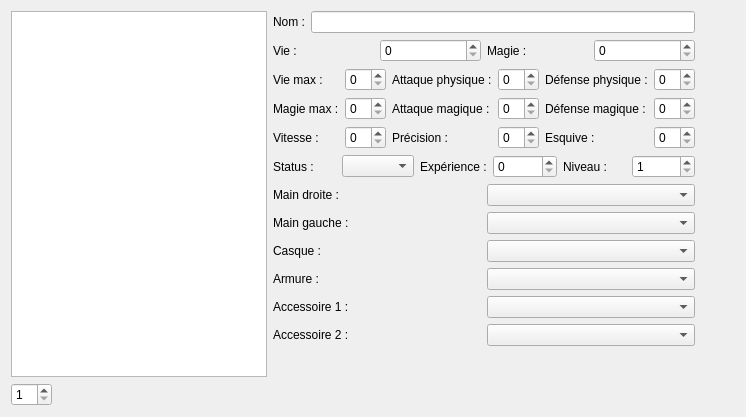
      <widget class="QWidget" name="tab_heros">
       <attribute name="title">
        <string>Héros</string>
       </attribute>
       <layout class="QHBoxLayout" name="horizontalLayout">
        <item>
         <layout class="QVBoxLayout" name="heros_list_verticalLayout">
          <item>
           <widget class="QListWidget" name="heros_listWidget"/>
          </item>
          <item>
           <layout class="QHBoxLayout" name="heros_spinBox_horizontalLayout">
            <item>
             <widget class="QSpinBox" name="heros_spinBox">
              <property name="minimum">
               <number>1</number>
              </property>
             </widget>
            </item>
            <item>
             <spacer name="heros_spinBox_horizontalSpacer">
              <property name="orientation">
               <enum>Qt::Horizontal</enum>
              </property>
              <property name="sizeHint" stdset="0">
               <size>
                <width>40</width>
                <height>20</height>
               </size>
              </property>
             </spacer>
            </item>
           </layout>
          </item>
         </layout>
        </item>
        <item>
         <layout class="QVBoxLayout" name="heros_verticalLayout">
          <item>
           <layout class="QHBoxLayout" name="heros_nom_horizontalLayout">
            <item>
             <widget class="QLabel" name="heros_nom_label">
              <property name="text">
               <string>Nom :</string>
              </property>
             </widget>
            </item>
            <item>
             <widget class="QLineEdit" name="heros_nom_lineEdit"/>
            </item>
           </layout>
          </item>
          <item>
           <layout class="QHBoxLayout" name="heros_vie_horizontalLayout">
            <item>
             <widget class="QLabel" name="heros_vie_label">
              <property name="text">
               <string>Vie :</string>
              </property>
             </widget>
            </item>
            <item>
             <widget class="QSpinBox" name="heros_vie_spinBox"/>
            </item>
            <item>
             <widget class="QLabel" name="heros_magie_label">
              <property name="text">
               <string>Magie :</string>
              </property>
             </widget>
            </item>
            <item>
             <widget class="QSpinBox" name="heros_magie_spinBox"/>
            </item>
           </layout>
          </item>
          <item>
           <layout class="QGridLayout" name="heros_gridLayout">
            <item row="1" column="2">
             <widget class="QLabel" name="heros_atm_label">
              <property name="text">
               <string>Attaque magique :</string>
              </property>
             </widget>
            </item>
            <item row="0" column="1">
             <widget class="QSpinBox" name="heros_viem_spinBox"/>
            </item>
            <item row="2" column="3">
             <widget class="QSpinBox" name="heros_pre_spinBox"/>
            </item>
            <item row="2" column="4">
             <widget class="QLabel" name="heros_esq_label">
              <property name="text">
               <string>Esquive :</string>
              </property>
             </widget>
            </item>
            <item row="1" column="3">
             <widget class="QSpinBox" name="heros_atm_spinBox"/>
            </item>
            <item row="2" column="1">
             <widget class="QSpinBox" name="heros_vit_spinBox"/>
            </item>
            <item row="2" column="0">
             <widget class="QLabel" name="heros_vit_label">
              <property name="text">
               <string>Vitesse :</string>
              </property>
             </widget>
            </item>
            <item row="2" column="2">
             <widget class="QLabel" name="heros_pre_label">
              <property name="text">
               <string>Précision :</string>
              </property>
             </widget>
            </item>
            <item row="0" column="4">
             <widget class="QLabel" name="heros_dep_label">
              <property name="text">
               <string>Défense physique :</string>
              </property>
             </widget>
            </item>
            <item row="1" column="0">
             <widget class="QLabel" name="heros_magiem_label">
              <property name="text">
               <string>Magie max :</string>
              </property>
             </widget>
            </item>
            <item row="1" column="1">
             <widget class="QSpinBox" name="heros_magiem_spinBox"/>
            </item>
            <item row="0" column="3">
             <widget class="QSpinBox" name="heros_atp_spinBox"/>
            </item>
            <item row="0" column="5">
             <widget class="QSpinBox" name="heros_dep_spinBox"/>
            </item>
            <item row="1" column="5">
             <widget class="QSpinBox" name="heros_dem_spinBox"/>
            </item>
            <item row="1" column="4">
             <widget class="QLabel" name="heros_dem_label">
              <property name="text">
               <string>Défense magique :</string>
              </property>
             </widget>
            </item>
            <item row="0" column="0">
             <widget class="QLabel" name="heros_viem_label">
              <property name="text">
               <string>Vie max :</string>
              </property>
             </widget>
            </item>
            <item row="2" column="5">
             <widget class="QSpinBox" name="heros_esq_spinBox"/>
            </item>
            <item row="0" column="2">
             <widget class="QLabel" name="heros_atp_label">
              <property name="text">
               <string>Attaque physique :</string>
              </property>
             </widget>
            </item>
           </layout>
          </item>
          <item>
           <layout class="QHBoxLayout" name="heros_status_horizontalLayout">
            <item>
             <widget class="QLabel" name="heros_status_label">
              <property name="text">
               <string>Status :</string>
              </property>
             </widget>
            </item>
            <item>
             <widget class="QComboBox" name="heros_status_comboBox"/>
            </item>
            <item>
             <widget class="QLabel" name="heros_exp_label">
              <property name="text">
               <string>Expérience :</string>
              </property>
             </widget>
            </item>
            <item>
             <widget class="QSpinBox" name="heros_exp_spinBox"/>
            </item>
            <item>
             <widget class="QLabel" name="heros_niv_label">
              <property name="text">
               <string>Niveau :</string>
              </property>
             </widget>
            </item>
            <item>
             <widget class="QSpinBox" name="heros_niv_spinBox">
              <property name="minimum">
               <number>1</number>
              </property>
             </widget>
            </item>
           </layout>
          </item>
          <item>
           <layout class="QGridLayout" name="heros_equipement_gridLayout">
            <item row="1" column="0">
             <widget class="QLabel" name="heros_maingauche_label">
              <property name="text">
               <string>Main gauche :</string>
              </property>
             </widget>
            </item>
            <item row="3" column="0">
             <widget class="QLabel" name="heros_armure_label">
              <property name="text">
               <string>Armure :</string>
              </property>
             </widget>
            </item>
            <item row="2" column="0">
             <widget class="QLabel" name="heros_casque_label">
              <property name="text">
               <string>Casque :</string>
              </property>
             </widget>
            </item>
            <item row="4" column="0">
             <widget class="QLabel" name="heros_accessoire1_label">
              <property name="text">
               <string>Accessoire 1 :</string>
              </property>
             </widget>
            </item>
            <item row="0" column="0">
             <widget class="QLabel" name="heros_maindroite_label">
              <property name="text">
               <string>Main droite :</string>
              </property>
             </widget>
            </item>
            <item row="5" column="0">
             <widget class="QLabel" name="heros_accessoire2_label">
              <property name="text">
               <string>Accessoire 2 :</string>
              </property>
             </widget>
            </item>
            <item row="0" column="1">
             <widget class="QComboBox" name="heros_maindroite_comboBox"/>
            </item>
            <item row="1" column="1">
             <widget class="QComboBox" name="heros_maingauche_comboBox"/>
            </item>
            <item row="2" column="1">
             <widget class="QComboBox" name="heros_casque_comboBox"/>
            </item>
            <item row="3" column="1">
             <widget class="QComboBox" name="heros_armure_comboBox"/>
            </item>
            <item row="4" column="1">
             <widget class="QComboBox" name="heros_accessoire1_comboBox"/>
            </item>
            <item row="5" column="1">
             <widget class="QComboBox" name="heros_accessoire2_comboBox"/>
            </item>
           </layout>
          </item>
          <item>
           <spacer name="heros_verticalSpacer">
            <property name="orientation">
             <enum>Qt::Vertical</enum>
            </property>
            <property name="sizeHint" stdset="0">
             <size>
              <width>20</width>
              <height>40</height>
             </size>
            </property>
           </spacer>
          </item>
          <item>
           <widget class="QLabel" name="heros_label">
            <property name="text">
             <string/>
            </property>
           </widget>
          </item>
         </layout>
        </item>
        <item>
         <spacer name="heros_horizontalSpacer">
          <property name="orientation">
           <enum>Qt::Horizontal</enum>
          </property>
          <property name="sizeHint" stdset="0">
           <size>
            <width>40</width>
            <height>20</height>
           </size>
          </property>
         </spacer>
        </item>
       </layout>
      </widget>
